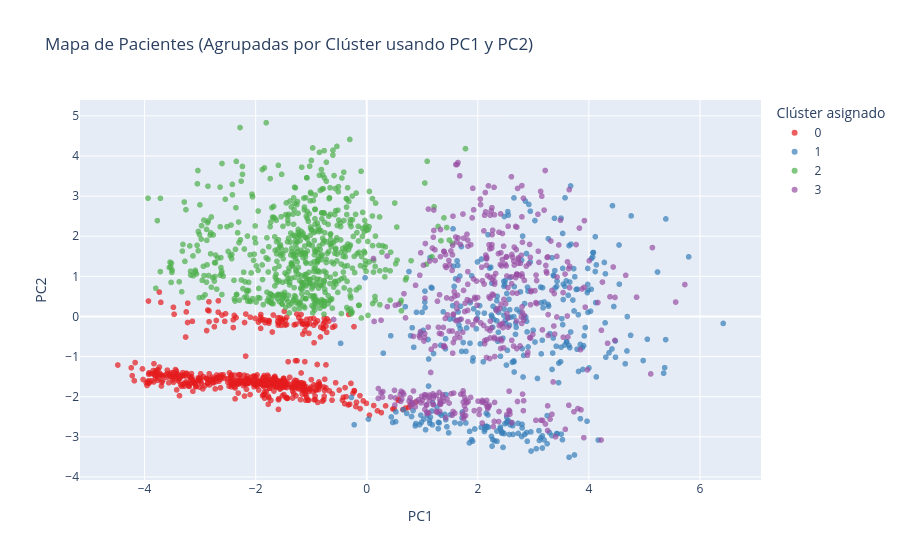

Notebook cell for this chart:
### Code cell
# -------------------------------------------------------------------------
# ENTRENAMIENTO DEL MODELO Y VISUALIZACIÓN DE CLÚSTERES
# -------------------------------------------------------------------------
import plotly.express as px
from sklearn.cluster import KMeans

# 1. Entrenar el modelo final con K=4 usando los 12 componentes PCA
kmeans_final = KMeans(n_clusters=4, random_state=42, n_init=10)
# Ajustamos usando solo las columnas PC (ignorando si la columna Cluster ya existe)
columnas_pca = [f"PC{i+1}" for i in range(12)]
df_cluster['Cluster'] = kmeans_final.fit_predict(df_cluster[columnas_pca])

# 2. Le pegamos la etiqueta del clúster al dataset original para poder interpretarlo
df_perfilado['Cluster'] = df_cluster['Cluster'].astype(str)

# 3. GRAFICAR: Usamos PC1 y PC2 para visualizar los grupos de forma comprensible
fig_pca = px.scatter(
    df_cluster, 
    x='PC1', 
    y='PC2', 
    color=df_cluster['Cluster'].astype(str),
    title="Mapa de Pacientes (Agrupadas por Clúster usando PC1 y PC2)",
    color_discrete_sequence=px.colors.qualitative.Set1,
    opacity=0.7,
    labels={'color': 'Clúster asignado'}
)
fig_pca.show()

# 4. PERFILADO: ¿Qué significa clínicamente cada Clúster?
# Seleccionamos las variables médicas más representativas para ver el promedio de cada grupo
variables_clinicas = [
    'age_years', 'bmi_initial', 'weight_gain', 
    'mean_arterial_pressure', 'previous_pregnancies'
]

# Calculamos el promedio de estas variables para cada clúster
perfiles = df_perfilado.groupby('Cluster')[variables_clinicas].mean().round(2)

print("PERFIL CLÍNICO PROMEDIO POR CLÚSTER:")
display(perfiles)

### Figure 1 — Plotly figure (JSON) as saved in the notebook; plotly's stock layout.template omitted (floating-point values rounded to 4 significant figures; data arrays with more than 128 entries replaced by an {"elided": "..."} marker saying what was removed)
{"data": [{"hovertemplate": "Clúster asignado=0<br>PC1=%{x}<br>PC2=%{y}<extra></extra>", "legendgroup": "0", "marker": {"color": "rgb(228,26,28)", "opacity": 0.7, "symbol": "circle"}, "mode": "markers", "name": "0", "showlegend": true, "x": {"elided": "555 float values"}, "xaxis": "x", "y": {"elided": "555 float values"}, "yaxis": "y", "type": "scattergl"}, {"hovertemplate": "Clúster asignado=1<br>PC1=%{x}<br>PC2=%{y}<extra></extra>", "legendgroup": "1", "marker": {"color": "rgb(55,126,184)", "opacity": 0.7, "symbol": "circle"}, "mode": "markers", "name": "1", "showlegend": true, "x": {"elided": "350 float values"}, "xaxis": "x", "y": {"elided": "350 float values"}, "yaxis": "y", "type": "scattergl"}, {"hovertemplate": "Clúster asignado=2<br>PC1=%{x}<br>PC2=%{y}<extra></extra>", "legendgroup": "2", "marker": {"color": "rgb(77,175,74)", "opacity": 0.7, "symbol": "circle"}, "mode": "markers", "name": "2", "showlegend": true, "x": {"elided": "648 float values"}, "xaxis": "x", "y": {"elided": "648 float values"}, "yaxis": "y", "type": "scattergl"}, {"hovertemplate": "Clúster asignado=3<br>PC1=%{x}<br>PC2=%{y}<extra></extra>", "legendgroup": "3", "marker": {"color": "rgb(152,78,163)", "opacity": 0.7, "symbol": "circle"}, "mode": "markers", "name": "3", "showlegend": true, "x": {"elided": "447 float values"}, "xaxis": "x", "y": {"elided": "447 float values"}, "yaxis": "y", "type": "scattergl"}], "layout": {"xaxis": {"anchor": "y", "domain": [0.0, 1.0], "title": {"text": "PC1"}}, "yaxis": {"anchor": "x", "domain": [0.0, 1.0], "title": {"text": "PC2"}}, "legend": {"title": {"text": "Clúster asignado"}, "tracegroupgap": 0}, "title": {"text": "Mapa de Pacientes (Agrupadas por Clúster usando PC1 y PC2)"}}}
